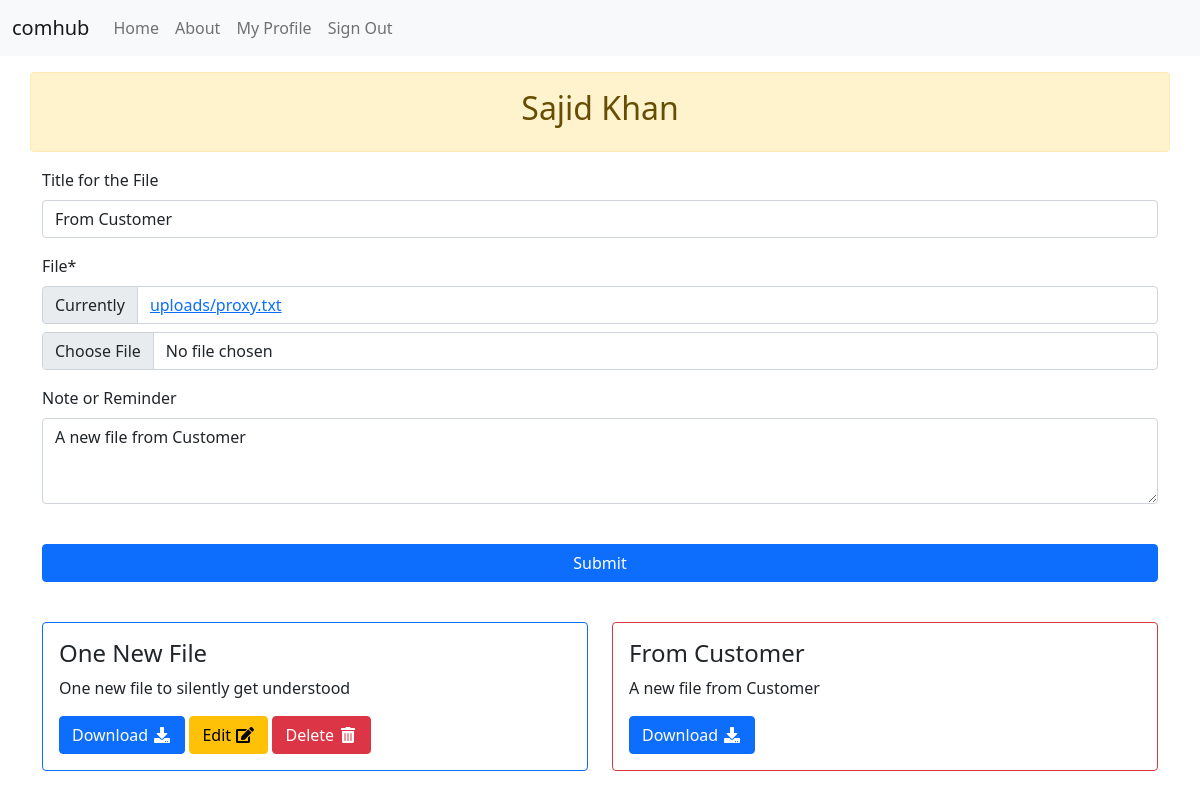
The page /customer_file_upload_page/sa/6/ (signed in) on the database its author committed.
### comhub/users/models.py (models this page shows, shortened)
class User(AbstractUser):
    name = CharField(_("Name of User"), blank=True, max_length=255)
    address = TextField(_("Address"), blank=True)
    phone_number = PhoneNumberField(_("User's Phone Number"), blank=True)
    user_type_choices = Choices('Admin','Suplier','Customer',)
    user_type = StatusField(choices_name='user_type_choices')
    customer_of = models.ForeignKey("self", on_delete=models.CASCADE, blank=True, null=True)
    first_name = None  # type: ignore
    last_name = None  # type: ignore

### comhub/file_sharing_app/models.py (models this page shows, shortened)
class File(models.Model):
    title = models.CharField(_("Title for the File"), max_length=50, null=True, blank=True)
    uploader = models.ForeignKey(User, verbose_name=_("uploader"), related_name="uploader", on_delete=models.CASCADE)
    assigned_to = models.ForeignKey(User, verbose_name=_("assigned_to"), related_name="assigned_to", on_delete=models.CASCADE, null=True, blank=True )
    uploaded_file = models.FileField(_("File"), upload_to='uploads')
    note = models.TextField(_("Note or Reminder"), null=True, blank=True)

### comhub/file_sharing_app/views.py (the view)
# urls.py: path("customer_file_upload_page/<str:username>/<int:file_id>/", file_sharing_views.customer_file_upload_page, name="customer_file_upload_page"),
@login_required
def customer_file_upload_page(request, username, file_id):
    customer = User.objects.filter(username=username).first()
    file = File.objects.filter(id=file_id).first()
    form = FileForm(request.POST or None, request.FILES or None, instance=file or None)
    if form.is_valid():
        file = form.save(commit=False)
        file.uploader = request.user
        file.assigned_to = customer
        file.save()
        return redirect("customer_file_page", username=(customer.username))
    context = {
        "customer": customer,
        "form": form,
    }
    return render(request, 'pages/customer_file_page.html', context)

### comhub/file_sharing_app/forms.py
class FileForm(forms.ModelForm):
    class Meta:
        model = File
        fields = ('title','uploaded_file','note',)
    def __init__(self, *args, **kwargs):
        super().__init__(*args, **kwargs)
        self.fields['note'].widget.attrs.update({'rows':3})

### comhub/users/context_processors.py (called while the page is built)
def allauth_settings(request):
    return {
        "ACCOUNT_ALLOW_REGISTRATION": settings.ACCOUNT_ALLOW_REGISTRATION,
    }

### comhub/templates/pages/customer_file_page.html (shortened to what this page needs)
{% extends "base.html" %}
{% load crispy_forms_tags %}
{% block content %}
<div class="row mt-3">
    <div class="col-12 alert alert-warning text-center" role="alert">
        <h2>{% if customer.name %}{{customer.name}}{% else %}{{customer.username}}{% endif %}</h2>
    </div>
    <div class="col-12">
        <form method="post" enctype="multipart/form-data">
            {{form|crispy}}
            <button class="btn btn-primary col-12 my-4">Submit</button>
        </form>
    </div>
    <div class="col-12">
        <div class="row">
        {% for file in customer.assigned_to.all %}
        <div class="col-6 my-3">
            <div class="card border-{% if file.uploader == request.user %}primary{% else %}danger{% endif %}">
                <div class="card-body">
                    <h4 class="card-title">{{file.title}}</h4>
                    <p class="card-text">{{file.note}}</p>
                    <a download href="{{file.uploaded_file.url}}" role="button" class="btn btn-primary">Download <i class="fas fa-download   fa-fw"></i></a>
                    {% if file.uploader == request.user %}
                    <a role="button" href="{% url 'customer_file_upload_page' customer.username file.id %}" class="btn btn-warning">Edit <i class="fas fa-edit   fa-fw"></i></a>
                    <a role="button" href="{% url 'delete_file' file.id %}" class="btn btn-danger">Delete <i class="fas fa-trash-alt   fa-fw"></i></a>
                    {% endif %}
                </div>
            </div>
        </div>
        {% endfor %}
    </div>
</div>
</div>
{% endblock content %}

### rows shown on the page
User: name "Sajid Khan"
File: title "From Customer", note "A new file from Customer"
File: title "One New File", note "One new file to silently get understood", shows "Edit"
